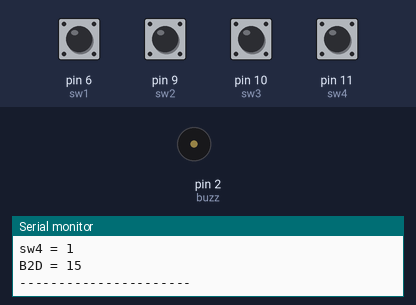
A sketch run on a simulated Arduino Uno, built with avr-gcc and run on an emulated ATmega328P. Shown: buzzer (waves = sounding), the last lines printed to the serial monitor. Inputs (shaded band) come from the test bench; at power-on: pin 6 (sw1), pin 9 (sw2), pin 10 (sw3), pin 11 (sw4) HIGH.

Above: at 1.8 s.
1.9 s: pin 6 (sw1) pulled LOW for 0.6 s
At 2.4 s:
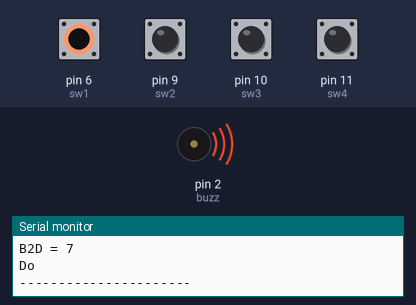
4.0 s: pin 9 (sw2) pulled LOW for 0.6 s
At 5.3 s:
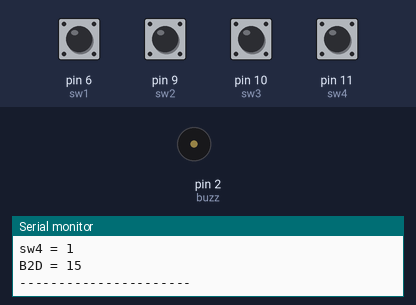
6.5 s: pin 10 (sw3) pulled LOW for 0.6 s
At 7.3 s:
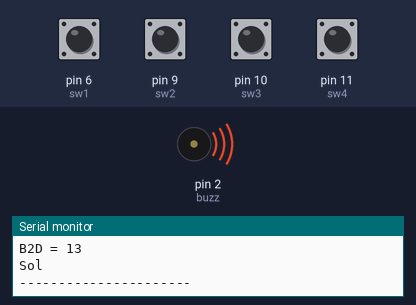
9.0 s: pin 11 (sw4) pulled LOW for 0.6 s
At 10.8 s:
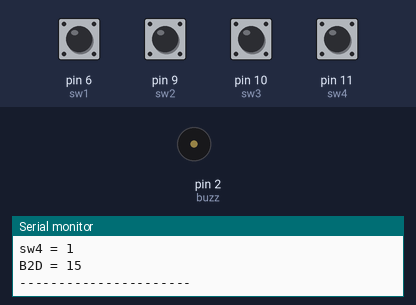
11.5 s: pin 6 (sw1) driven LOW and pin 9 (sw2) driven LOW
At 12.0 s:
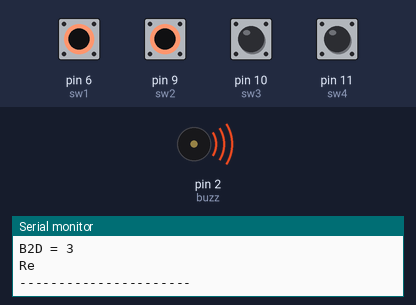
13.5 s: pin 10 (sw3) pulled LOW for 1 s
At 14.3 s:
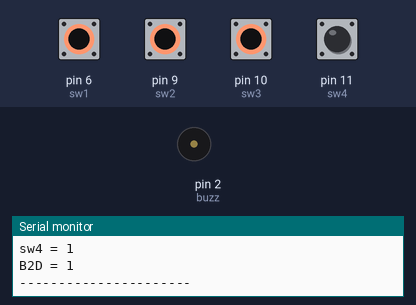
Timing chart, 0 to 16.5 s (numbered marks = the images above; inputs shaded):
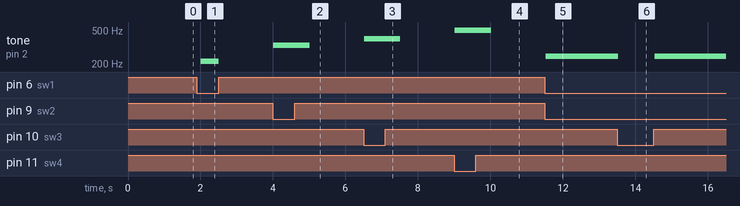

The sketch:

buzzer_sound_test.ino
```cpp
int buzz = 2;
int sw1 = 6;
int sw2 = 9;
int sw3 = 10;
int sw4 = 11;
int B2D;
int Do = 214;
int Re = 247;
int Mi = 330;
int Fa = 352;
int Sol = 396;
int La = 440;
int Si = 496;
int Doo = 528;

void setup() {
  Serial.begin(115200);
  pinMode(buzz,OUTPUT);
  pinMode(sw1,INPUT);
  pinMode(sw2,INPUT);
  pinMode(sw3,INPUT);
  pinMode(sw4,INPUT);

}

void loop() {
  int swt1 = digitalRead(sw1);
  int swt2 = digitalRead(sw2);
  int swt3 = digitalRead(sw3);
  int swt4 = digitalRead(sw4);

  B2D = ((swt1*8)+(swt2*4)+(swt3*2)+(swt4*1));


  Serial.print("sw1 = ");Serial.println(swt1);
  Serial.print("sw2 = ");Serial.println(swt2);
  Serial.print("sw3 = ");Serial.println(swt3);
  Serial.print("sw4 = ");Serial.println(swt4);
  Serial.print("B2D = ");Serial.println(B2D);


  if (B2D == 7) {
    tone(buzz,Do);
    Serial.println("Do");
    }
  else if (B2D == 3){
    tone(buzz,Re);
    Serial.println("Re");}
  else if (B2D == 11){
    tone(buzz,Mi);
    Serial.println("Mi");}
  else if (B2D == 9){
    tone(buzz,Fa);
    Serial.println("Fa");}
  else if (B2D == 13){
    tone(buzz,Sol);
    Serial.println("Sol");}
  else if (B2D == 12){
    tone(buzz,La);
    Serial.println("La");}
  else if (B2D == 14){
    tone(buzz,Si);
    Serial.println("Si");}
  else if (B2D == 6){
    tone(buzz,Doo);
    Serial.println("Doo");}
  else {
    noTone(buzz);}
  Serial.println("----------------------");
  delay(500);


}
```

Measured:
- after the input at 1.9 s, tone on pin 2 (buzz): silent → 214 Hz after 0.11 s, → silent 0.50 s later
- after the input at 4.0 s, tone on pin 2 (buzz): silent → 330 Hz at once, → silent 1.0 s later
- after the input at 6.5 s, tone on pin 2 (buzz): silent → 396 Hz at once, → silent 1.0 s later
- after the input at 9.0 s, tone on pin 2 (buzz): silent → 496 Hz at once, → silent 1.0 s later
- after the input at 11.5 s, tone on pin 2 (buzz): silent → 247 Hz at once
- after the input at 13.5 s, tone on pin 2 (buzz): 247 Hz → silent at once, → 247 Hz 1.0 s later
